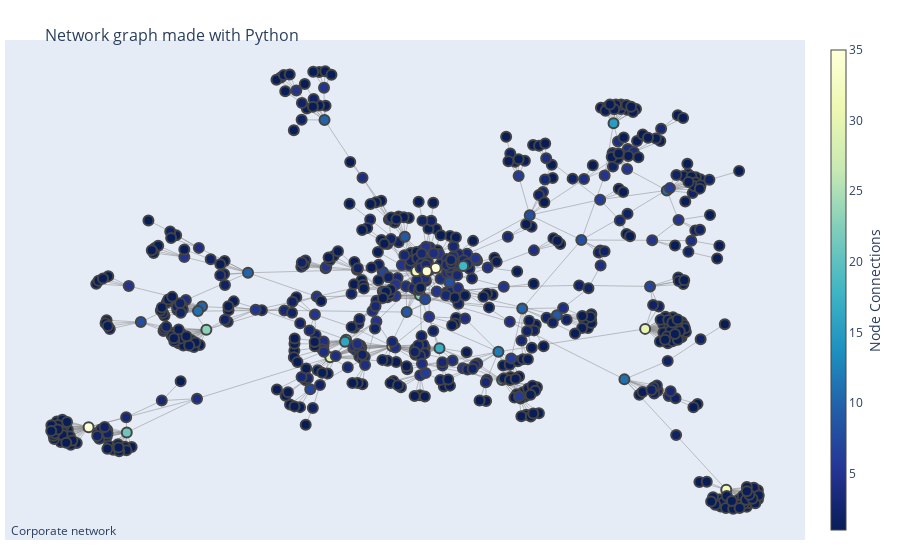

Write notebook code for a chart like this one.
### Code cell
G2 = ch_api.generate_nx_model()
ch_api.visualise_network(G2)

### Figure 1 — Plotly figure (JSON) as saved in the notebook; plotly's stock layout.template omitted (floating-point values rounded to 4 significant figures; data arrays with more than 128 entries replaced by an {"elided": "..."} marker saying what was removed)
{"data": [{"hoverinfo": "none", "line": {"color": "#888", "width": 0.5}, "mode": "lines", "type": "scatter", "x": {"elided": "2664 float values"}, "y": {"elided": "2664 float values"}}, {"hoverinfo": "text", "marker": {"color": {"elided": "657 int values"}, "colorbar": {"thickness": 15, "title": {"side": "right", "text": "Node Connections"}, "xanchor": "left"}, "colorscale": [[0, "rgb(255,255,217)"], [0.125, "rgb(237,248,177)"], [0.25, "rgb(199,233,180)"], [0.375, "rgb(127,205,187)"], [0.5, "rgb(65,182,196)"], [0.625, "rgb(29,145,192)"], [0.75, "rgb(34,94,168)"], [0.875, "rgb(37,52,148)"], [1, "rgb(8,29,88)"]], "line": {"width": 2}, "reversescale": true, "showscale": true, "size": 10}, "mode": "markers", "text": {"elided": "657 str values"}, "type": "scatter", "x": {"elided": "657 float values"}, "y": {"elided": "657 float values"}}], "layout": {"annotations": [{"showarrow": false, "text": "Corporate network", "x": 0.005, "xref": "paper", "y": -0.002, "yref": "paper"}], "hovermode": "closest", "margin": {"b": 20, "l": 5, "r": 5, "t": 40}, "showlegend": false, "title": {"font": {"size": 16}, "text": "<br>Network graph made with Python"}, "xaxis": {"showgrid": false, "showticklabels": false, "zeroline": false}, "yaxis": {"showgrid": false, "showticklabels": false, "zeroline": false}}}
